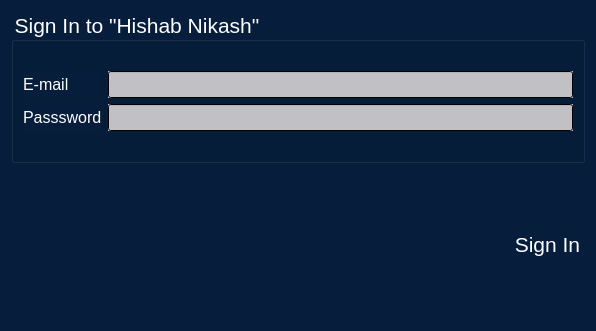
<?xml version="1.0" encoding="UTF-8"?>
<ui version="4.0">
 <class>Sign_In</class>
 <widget class="QDialog" name="Sign_In">
  <property name="geometry">
   <rect>
    <x>0</x>
    <y>0</y>
    <width>596</width>
    <height>331</height>
   </rect>
  </property>
  <property name="windowTitle">
   <string>Sign In</string>
  </property>
  <property name="windowIcon">
   <iconset resource="resource.qrc">
    <normaloff>:/img/img/Picture2.png</normaloff>:/img/img/Picture2.png</iconset>
  </property>
  <property name="windowOpacity">
   <double>0.850000000000000</double>
  </property>
  <property name="styleSheet">
   <string notr="true">background-color: qlineargradient(spread:pad, x1:0, y1:1, x2:0, y2:1, stop:0 rgba(6, 29, 59, 255));
color: rgb(255, 255, 255);</string>
  </property>
  <layout class="QVBoxLayout" name="verticalLayout_4">
   <item>
    <layout class="QVBoxLayout" name="verticalLayout_2">
     <item>
      <widget class="QGroupBox" name="groupBox">
       <property name="font">
        <font>
         <pointsize>16</pointsize>
        </font>
       </property>
       <property name="title">
        <string>Sign In to &quot;Hishab Nikash&quot;</string>
       </property>
       <layout class="QVBoxLayout" name="verticalLayout_5">
        <item>
         <layout class="QHBoxLayout" name="horizontalLayout">
          <item>
           <layout class="QVBoxLayout" name="verticalLayout">
            <item>
             <widget class="QLabel" name="label_2">
              <property name="font">
               <font>
                <pointsize>12</pointsize>
               </font>
              </property>
              <property name="text">
               <string>E-mail</string>
              </property>
             </widget>
            </item>
            <item>
             <widget class="QLabel" name="label">
              <property name="font">
               <font>
                <pointsize>12</pointsize>
               </font>
              </property>
              <property name="text">
               <string>Passsword</string>
              </property>
             </widget>
            </item>
           </layout>
          </item>
          <item>
           <layout class="QVBoxLayout" name="verticalLayout_3">
            <item>
             <widget class="QLineEdit" name="email">
              <property name="font">
               <font>
                <pointsize>12</pointsize>
               </font>
              </property>
              <property name="styleSheet">
               <string notr="true">background-color: qlineargradient(spread:pad, x1:0, y1:1, x2:0, y2:1, stop:0 rgba(192, 192, 197, 255));


color: rgb(0, 0, 0);</string>
              </property>
             </widget>
            </item>
            <item>
             <widget class="QLineEdit" name="pass">
              <property name="font">
               <font>
                <pointsize>12</pointsize>
               </font>
              </property>
              <property name="styleSheet">
               <string notr="true">background-color: qlineargradient(spread:pad, x1:0, y1:1, x2:0, y2:1, stop:0 rgba(192, 192, 197, 255));


color: rgb(0, 0, 0);</string>
              </property>
              <property name="echoMode">
               <enum>QLineEdit::Password</enum>
              </property>
             </widget>
            </item>
           </layout>
          </item>
         </layout>
        </item>
       </layout>
      </widget>
     </item>
     <item>
      <layout class="QHBoxLayout" name="horizontalLayout_3">
       <item>
        <spacer name="horizontalSpacer">
         <property name="orientation">
          <enum>Qt::Horizontal</enum>
         </property>
         <property name="sizeHint" stdset="0">
          <size>
           <width>40</width>
           <height>20</height>
          </size>
         </property>
        </spacer>
       </item>
       <item>
        <widget class="QPushButton" name="in">
         <property name="sizePolicy">
          <sizepolicy hsizetype="Preferred" vsizetype="Preferred">
           <horstretch>0</horstretch>
           <verstretch>0</verstretch>
          </sizepolicy>
         </property>
         <property name="font">
          <font>
           <pointsize>16</pointsize>
          </font>
         </property>
         <property name="text">
          <string>Sign In</string>
         </property>
         <property name="autoDefault">
          <bool>false</bool>
         </property>
         <property name="flat">
          <bool>true</bool>
         </property>
        </widget>
       </item>
      </layout>
     </item>
    </layout>
   </item>
  </layout>
 </widget>
 <resources>
  <include location="resource.qrc"/>
 </resources>
 <connections/>
</ui>
